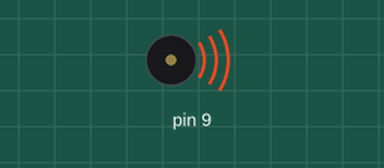
A sketch run on a simulated Arduino Uno, built with avr-gcc and run on an emulated ATmega328P. Shown: buzzer (waves = sounding).

Above: at 0.1 s.
At 2.0 s:
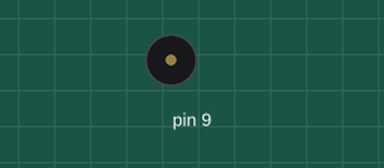
Timing chart, 0 to 3.5 s (numbered marks = the images above):
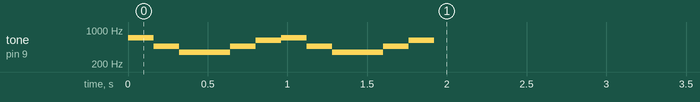

The sketch:

CityOfTears.ino
```cpp
void setup() {

  sonar();

  // put your setup code here, to run once:
pinMode (9, OUTPUT);

//Do mi sol mi do mi sol mi
// do re mi fa sol la si do re mi fa sol


}

void loop(){}


void sonar() {

  float redonda = 4000*.32,
  blanca = 2000*.32,
  negra = 1000*.32,
  corchea = 500*.32,

  terceraParte = 333*.32,

  semiCorchea = 250*.32,
  fusa = 125*.32,
  semiFusa = 62*.32;

  float a = .32;

  double DO3=130.81,
  DOs3=138.59,
  RE3=146.83,
  REs3=155.56,
  MI3=164.81,
  FA3=174.61,
  FAs3=185.00,
  SOL3=196.00,
  SOLs3=207.65,
  LA3=220.00,
  LAs3=233.00,
  SI3=246.94,

  DO4=261.63,
  DOs4=277.18,
  RE4=293.67,
  REs4=311.13,
  MI4=329.63,
  FA4=349.23,
  FAs4=369.99,
  SOL4=392.00,
  SOLs4=415.31,
  LA4=440.00,
  LAs4=466.16,
  SI4=493.88,

  DO5=523.25,
  DOs5=554.37,
  RE5=587.33,
  REs5=622.25,
  MI5=659.26,
  FA5=698.46,
  FAs5=739.99,
  SOL5=783.99,
  SOLs5=830.61,
  PAUS=30000; //pausa

 double notas[] = {

    FA5, LAs4, FA4, FA4, LAs4, REs5,

    FA5, LAs4, FA4, FA4, LAs4, REs5,


 };

 float tiempos[] = {

    corchea, corchea, corchea, corchea, corchea, corchea,

    corchea, corchea, corchea, corchea, corchea, corchea,

 };

for(int i = 0; i < 12; i++){

  tone(9,notas[i],tiempos[i]);
  delay(tiempos[i]);

}

}
```
